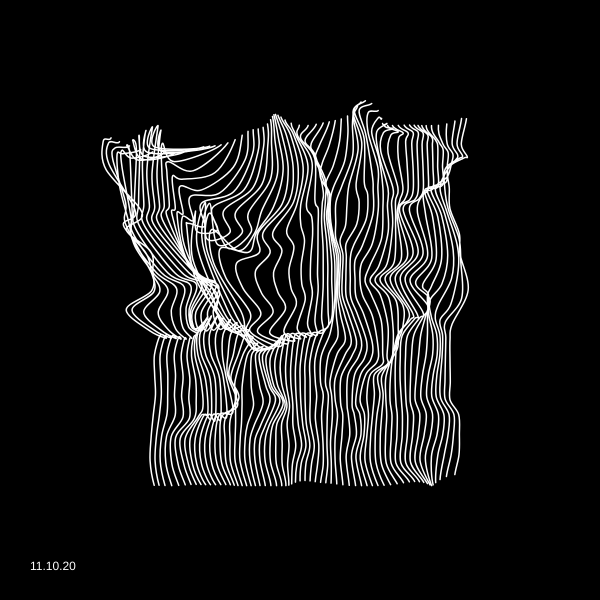
Frame 1 (no input)
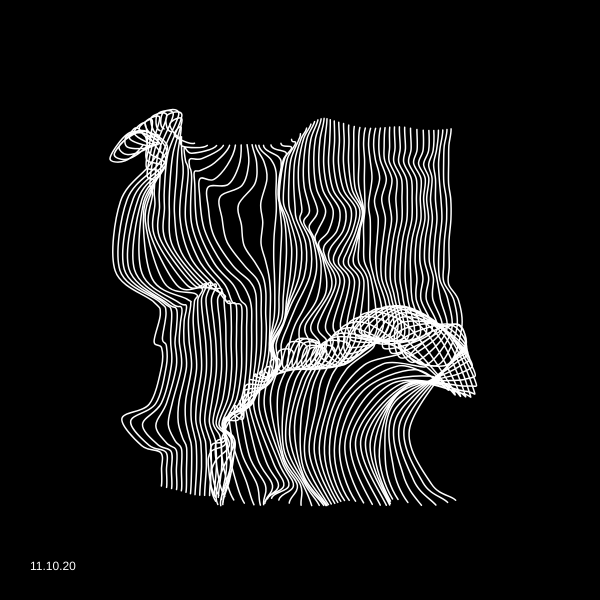
Frame 60 (no input)
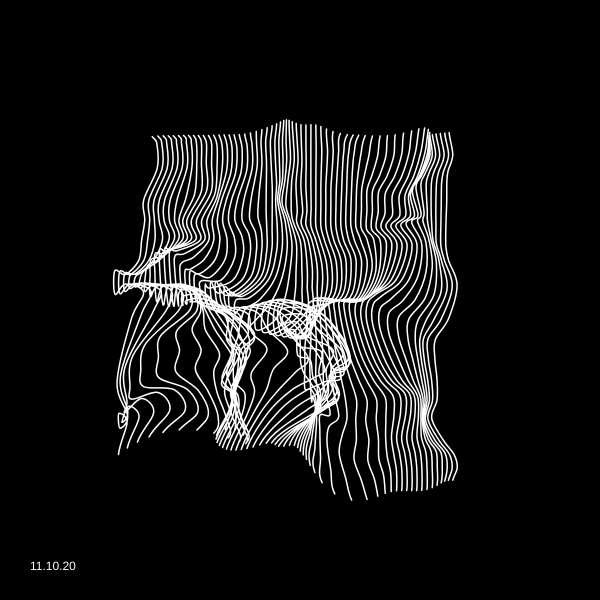
Frame 120 (the mouse pressed at the canvas centre since frame 60)

The p5.js sketch that drew these frames (run headless with seeded random() and noise() and a simulated clock; from frame 60 on, the mouse is pressed at the canvas centre):

// p5.js sketch
// ── sketch.js
//Create some vertical and then offset control points with a circular motion controlled by perlin noise.

//declaration of slider variables.
let sizeSlider;
let colorPicker;
let backgroundColorPicker;
let speedSlider;
let animationButton;
let radiusSlider;
let saveButton;
//isAnimated boolean.
let animate = true;

function setup() {
  createCanvas(600, 600);
  strokeWeight(1.5);
  pixelDensity(2);//increase for better resolution images.
}

let zoff = 0;
let angle = 0;

function draw() {

  //Get the values from DOM elements.
  let size = 1000;
  let animationSpeed = 0.2;
  let backgroundColor = 0;
  let mainColor = 255;
  let radius = 100;

  background(0);
  stroke(255);
  noFill();

  //Create a grid of points.
  //max value of i will affect the density of vertical lines.
  for (i = width / 4; i <= width - (width / 4); i += 5) {
    beginShape();
    for (j = height / 6; j <= height - (height / 6); j += 20) {
      let x =i;
      let y =j;
      let scale = 0.005;//using a scale vaiable because steps between i and j counters are too large steps for noise function.
      
      //check if points are inside the slider size value.
      if (dist(i, j, width / 2, height / 2) < size) {
        //Create a 3D noise value for each point .
        //this noise value is used to change the relative angle for the cos() and sin() values 
        //for each point so they dont have tha same angle at every time.
        //The same value is used to define the radius of rotation for each point.
        n = map(noise(i * scale, j * scale, zoff), 0, 1, -1, 1);
        x = i +  n*radius * sin(angle + n * 10);
        y = j +  n*radius * cos(angle + n * 10);
      }
      //connect points.
      curveVertex(x, y);
      // point(x,y);
    }
    endShape();
  }

  //Toogle animation with button.
  if (animate === true) {
    zoff += 0.01;
    angle += animationSpeed;
  }

  fill(255);
  noStroke();
  text("11.10.20", 30, height-30);

}
